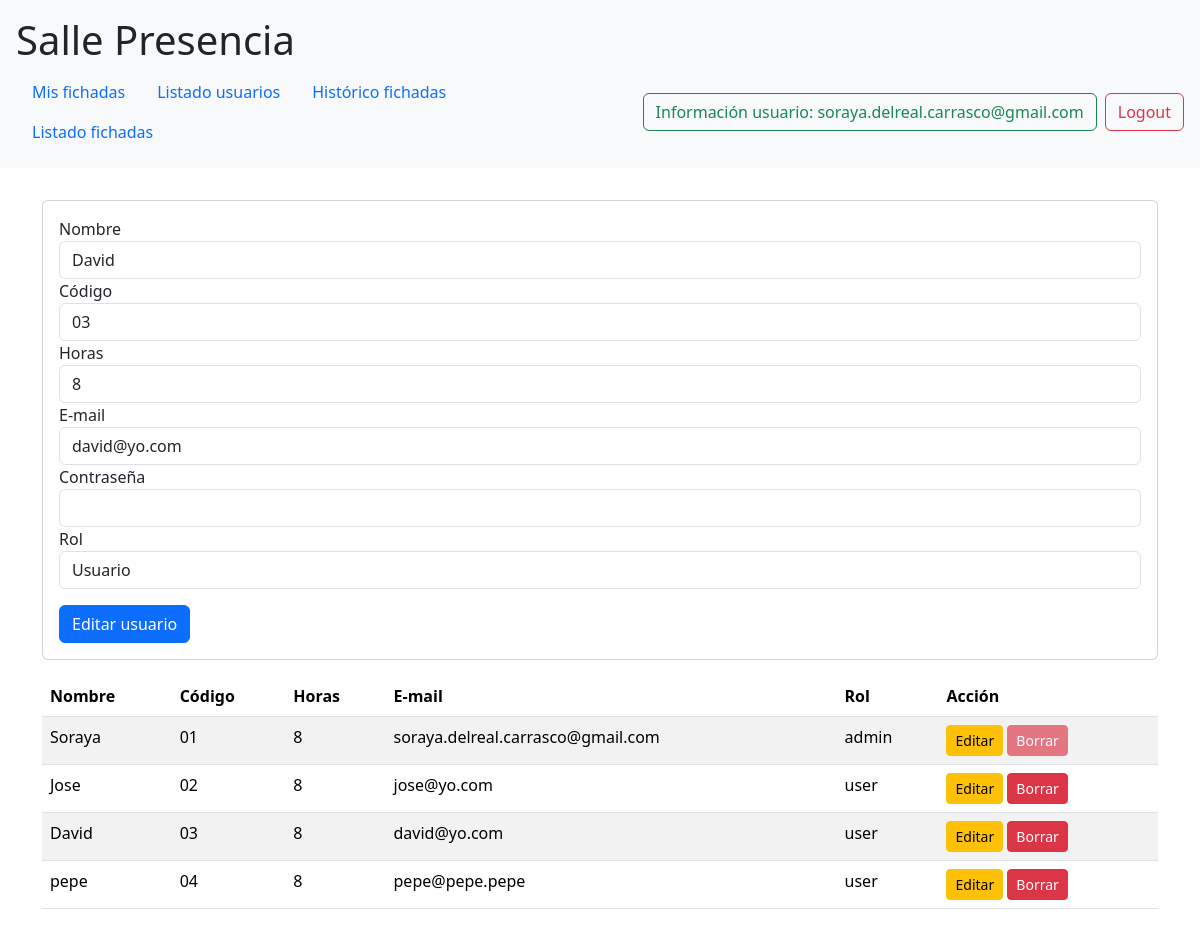
The page /gestionusuarios.php?id=11&accion=cargar_editar (signed in) on the database its author committed.
### tables this page shows
CREATE TABLE `usuarios` (
  `id_usuario` int(11) NOT NULL AUTO_INCREMENT,
  `nombre` varchar(100) NOT NULL,
  `email` varchar(45) NOT NULL,
  `password` varchar(145) NOT NULL,
  `codigo` varchar(50) NOT NULL,
  `horas` int(11) NOT NULL,
  `rol` varchar(5) NOT NULL,
  PRIMARY KEY (`id_usuario`),
  UNIQUE KEY `email_unique` (`email`)
);

### clsUsuario.php (called while the page is built, shortened)
<?php
require_once 'conexion.php';
class Usuario extends Conexion
{
  private $id;
  private $nombre;
  private $email;
  private $codigo;
  private $horas;
  private $rol;
  public function getId()
  {
    return $this->id;
  }
  public function getNombre()
  {
    return $this->nombre;
  }
  public function getEmail()
  {
    return $this->email;
  }
  public function getCodigo()
  {
    return $this->codigo;
  }
  public function getHoras()
  {
    return $this->horas;
  }
  public function getRol()
  {
    return $this->rol;
  }
  public function setId($id)
  {
    $this->id = $id;
  }
  public function setNombre($nombre)
  {
    $this->nombre = $nombre;
  }
  public function setCodigo($codigo)
  {
    $this->codigo = $codigo;
  }
  public function setHoras($horas)
  {
    $this->horas = $horas;
  }
  public function setEmail($email)
  {
    $this->email = $email;
  }
  public function setRol($rol)
  {
    $this->rol = $rol;
  }
  public function listar()
  {
    $sql = "SELECT id_usuario, nombre, email, codigo, horas, rol FROM usuarios";
    $bd_conexion = $this->conecta()->prepare($sql);
    $bd_conexion->execute();
    $respuesta = $bd_conexion->fetchAll(PDO::FETCH_ASSOC);
    return $respuesta;
  }
  public function cargar($id_usuario)
  {
    $sql = "SELECT id_usuario, nombre, codigo, horas, email, password, rol FROM usuarios WHERE id_usuario = :id";
    $bd_conexion = $this->conecta()->prepare($sql);
    $bd_conexion->bindParam(':id', $id_usuario);
    $bd_conexion->execute();
    $respuesta = $bd_conexion->fetch(PDO::FETCH_ASSOC);
    return $respuesta;
  }
}

### conexion.php (called while the page is built, shortened)
<?php
    class Conexion {
        public function conecta(
            $host = self::HOST,
            $base_de_datos = self::BASE_DE_DATOS,
            $usuario = self::USUARIO,
            $contrasena = self::CONTRASENA,
        ) {
            try {
                $link = new PDO(
                    "mysql:host=".$host.";dbname=".$base_de_datos,
                    $usuario,
                    $contrasena,
                );
                return $link;
            } catch (PDOException $e) {
                die("Error connecting to the database: ". $e->getMessage());
            }
        }
    }
?>

### gestionusuarios.php (the view, shortened to what this page needs)
<!DOCTYPE html>
<html lang="es">
<head>
  <?php require_once "headContenido.php"; ?>
</head>
<body>
  <?php
  require_once "cabecera.php";
  ?>
  <div class="container">
    <div class="row">
      <div class="col-12">
        <?php
        require_once "clsUsuario.php";
        ?>
        <?php if (isset($_GET["accion"]) && $_GET["accion"] === "crear"): ?>
          <?php
          if (
            !empty($_POST["nombre"]) &&
            isset($_POST["codigo"]) &&
            isset($_POST["horas"]) &&
            !empty($_POST["email"]) &&
            !empty($_POST["contrasena"]) &&
            !empty($_POST["rol"])
          ) {
            $nuevo_usuario = new Usuario();
            $respuestaCrear = $nuevo_usuario->crear(
              $_POST["nombre"],
              $_POST["codigo"],
              $_POST["horas"],
              $_POST["email"],
              $_POST["contrasena"],
              $_POST["rol"]
            );
            if (!$respuestaCrear) {
              $_SESSION["error"] = "El usuario ya existe";
              header("Location: gestionusuarios.php");
              die;
            } else {
              $_SESSION["mensaje"] = "Usuario creado con éxito";
              header("Location: gestionusuarios.php");
              die;
            }
          }
          ?>
        <?php elseif (isset($_GET["accion"]) && $_GET["accion"] === "cargar_editar"): ?>
          <?php
          if (isset($_GET["id"])) {
            $usuario_c_e = new Usuario();
            $usuario_c_e->cargar($_GET["id"]);
          }
          ?>
        <?php endif; ?>
        <div class="card mt-3">
          <div class="card-body">
            <form
              method="POST"
              <?php if (isset($usuario_c_e)): ?>
              action="gestionusuarios.php?accion=editar&id=<?php echo $usuario_c_e->getId() ?>"
              <?php else: ?>
              action="gestionusuarios.php?accion=crear"
              <?php endif; ?>>
              <div class="form-group">
                <label for="nombre">Nombre</label>
                <input
                  type="text"
                  class="form-control"
                  id="nombre"
                  name="nombre"
                  maxlength="255"
                  required
                  <?php if (isset($usuario_c_e)): ?>value="<?php echo $usuario_c_e->getNombre() ?>" <?php endif; ?>>
              </div>
              <div class="form-group">
                <label for="codigo">Código</label>
                <input
                  type="number"
                  class="form-control"
                  id="codigo"
                  name="codigo"
                  required
                  <?php if (isset($usuario_c_e)): ?>value="<?php echo $usuario_c_e->getCodigo() ?>" <?php endif; ?>>
              </div>
              <div class="form-group">
                <label for="horas">Horas</label>
                <input
                  type="number"
                  class="form-control"
                  id="horas"
                  name="horas"
                  required
                  <?php if (isset($usuario_c_e)): ?>value="<?php echo $usuario_c_e->getHoras() ?>" <?php endif; ?>>
              </div>
              <div class="form-group">
                <label for="email">E-mail</label>
                <input
                  type="email"
                  class="form-control"
                  id="email"
                  name="email"
                  required
                  <?php if (isset($usuario_c_e)): ?>value="<?php echo $usuario_c_e->getEmail() ?>" <?php endif; ?>>
              </div>
              <div class="form-group">
                <label for="contrasena">Contraseña</label>
                <input
                  type="password"
                  class="form-control"
                  id="contrasena"
                  name="contrasena"
                  <?php if (!isset($usuario_c_e)): ?>required<?php endif; ?>>
              </div>
              <div class="form-group">
                <label for="rol">Rol</label>
                <select
                  class="form-control"
                  id="rol"
                  name="rol"
                  <?php if (isset($usuario_c_e) && $usuario_c_e->getId() === $_SESSION["usuario"]["id"]): ?>disabled<?php endif; ?>
                >
                  <option
                    value="user"
                    <?php if (isset($usuario_c_e) && $usuario_c_e->getRol() === "user"): ?>selected<?php endif; ?>>
                    Usuario
                  </option>
                </select>
              </div>
              <button type="submit" class="btn btn-primary mt-3">
                <?php if (isset($usuario_c_e)): ?>
                  Editar usuario
                <?php else: ?>
                  Crear usuario
                <?php endif; ?>
              </button>
            </form>
          </div>
        </div>
        <?php
        $usuario = new Usuario();
        $listado_usuarios = $usuario->listar();
        ?>
        <table class="table table-striped mt-3">
          <thead>
            <tr>
              <th>Nombre</th>
              <th>Código</th>
              <th>Horas</th>
              <th>E-mail</th>
              <th>Rol</th>
              <th>Acción</th>
            </tr>
          </thead>
          <tbody>
            <?php foreach ($listado_usuarios as $usuario_tabla): ?>
              <tr>
                <td><?php echo $usuario_tabla["nombre"] ?></td>
                <td><?php echo $usuario_tabla["codigo"] ?></td>
                <td><?php echo $usuario_tabla["horas"] ?></td>
                <td><?php echo $usuario_tabla["email"] ?></td>
                <td><?php echo $usuario_tabla["rol"] ?></td>
                <td>
                  <a
                    href="gestionusuarios.php?id=<?php echo $usuario_tabla["id_usuario"] ?>&amp;accion=cargar_editar"
                    class="btn btn-warning btn-sm">
                    Editar</a>
                  <a
                    href="gestionusuarios.php?id=<?php echo $usuario_tabla["id_usuario"] ?>&amp;accion=eliminar"
                    class="btn btn-danger btn-sm <?php if ($usuario_tabla["id_usuario"] === $_SESSION["usuario"]["id"]): ?>disabled<?php endif; ?>">
                    Borrar
                  </a>
                </td>
              </tr>
            <?php endforeach; ?>
          </tbody>
        </table>
      </div>
    </div>
  </div>
</body>
</html>

### rows shown on the page
usuarios: nombre "David", codigo "03", horas "8", email "david@yo.com", rol "Usuario", rol "user"
usuarios: nombre "Soraya", codigo "01", horas "8", email "soraya.delreal.carrasco@gmail.com", rol "admin"
usuarios: nombre "Jose", codigo "02", horas "8", email "jose@yo.com", rol "user"
usuarios: nombre "pepe", codigo "04", horas "8", email "pepe@pepe.pepe", rol "user"

### other values the page prints
$_SESSION["usuario"]["email"] "soraya.delreal.carrasco@gmail.com"
